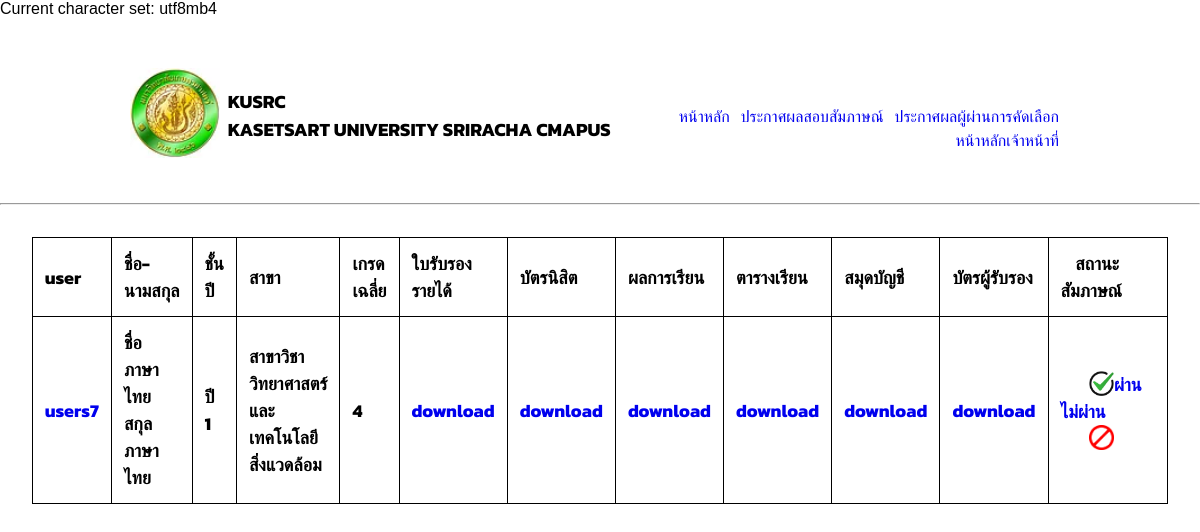
The app's page /staff/homestaff2.php?table=emergency (signed in) with its own data.
### tables this page shows
CREATE TABLE `emergency` (
  `id` int(11) NOT NULL,
  `user` varchar(405) DEFAULT NULL,
  `parent_path` varchar(405) DEFAULT NULL,
  `nisitidcard_path` varchar(405) DEFAULT NULL,
  `gpa_path` varchar(405) DEFAULT NULL,
  `study_path` varchar(405) DEFAULT NULL,
  `bank_path` varchar(400) DEFAULT NULL,
  `parentid_path` varchar(400) DEFAULT NULL,
  `time` varchar(405) DEFAULT NULL,
  `unix` varchar(45) DEFAULT NULL,
  `keep` varchar(4500) DEFAULT NULL,
  `status` varchar(45) DEFAULT NULL,
  `status2` varchar(500) DEFAULT NULL,
  `status3` varchar(500) DEFAULT NULL,
  `status4` varchar(500) DEFAULT NULL
);

CREATE TABLE `nisit` (
  `id` int(11) NOT NULL,
  `user` varchar(45) DEFAULT NULL,
  `pass` varchar(45) DEFAULT NULL,
  `name` varchar(45) DEFAULT NULL,
  `tel` varchar(45) DEFAULT NULL,
  `status` varchar(45) DEFAULT NULL,
  `thainame` varchar(45) DEFAULT NULL,
  `thaisurname` varchar(45) DEFAULT NULL,
  `engname` varchar(45) DEFAULT NULL,
  `engsurname` varchar(45) DEFAULT NULL,
  `nisitid` varchar(45) DEFAULT NULL,
  `year` varchar(45) DEFAULT NULL,
  `sec` varchar(45) DEFAULT NULL,
  `email` varchar(45) DEFAULT NULL,
  `line` varchar(45) DEFAULT NULL,
  `thaiprename` varchar(45) DEFAULT NULL,
  `engprename` varchar(45) DEFAULT NULL,
  `keep` varchar(5000) DEFAULT NULL
);

### Staff/homeStaff2.php (the view, shortened to what this page needs)
<!DOCTYPE html>
<html lang="en">
<?php
include "../connectDb.php";
include "../Nisit/resource/navIndex.php";
$table = 'tunasup';
if ($_REQUEST['table']) {
    $table = $_REQUEST['table'];
} else {
    header("Location: http://localhost/intern/Staff");
}
?>
<head>
    <link rel="stylesheet" href="http:\\localhost\Intern\Nisit\resource\css.css">
    <link rel="stylesheet" type="text/css" href="https://cdn.datatables.net/1.11.3/css/jquery.dataTables.css">
</head>
<body>
    <div>
        <br>
        <hr>
        <br>
        <table id="myTable" class="display" style="width:90%;text-align:center;margin-left:auto;margin-right:auto;  border-collapse: collapse;  border: 1px solid black; ">
            <?php
            if ($table == 'tunasup') {
                echo ('
                <tr>
                    <th>user</th>
                    <th>ชื่อ-นามสกุล</th>
                    <th>ชั้นปี</th>
                    <th>สาขา</th>
                    <th>เกรดเฉลี่ย</th>
                    <th>ทฉ.2</th>
                    <th>บัตรนิสิต</th>
                    <th>ผลการเรียน</th>
                    <th>สมุดบัญชี</th>
                    <th>บัตรผู้รับรอง</th>
                    <th>&nbsp;&nbsp;&nbsp;&nbsp;&nbsp;สถานะสัมภาษณ์&nbsp;&nbsp;&nbsp;&nbsp;</th>
                </tr>');
            } elseif ($table == 'emergency') {
                echo ('
                <tr>
                    <th>user</th>
                    <th>ชื่อ-นามสกุล</th>
                    <th>ชั้นปี</th>
                    <th>สาขา</th>
                    <th>เกรดเฉลี่ย</th>
                    <th>ใบรับรองรายได้</th>
                    <th>บัตรนิสิต</th>
                    <th>ผลการเรียน</th>
                    <th>ตารางเรียน</th>
                    <th>สมุดบัญชี</th>
                    <th>บัตรผู้รับรอง</th>
                    <th>&nbsp;&nbsp;&nbsp;&nbsp;สถานะสัมภาษณ์&nbsp;&nbsp;&nbsp;&nbsp;&nbsp;&nbsp;&nbsp;&nbsp;&nbsp;</th>
                </tr>
                ');
            }
            $sql = "SELECT * FROM $table where (status = 'true' and (status2 IS NULL or status2 = '' )) and (status4 IS NULL ) order by user ";
            $result = $conn->query($sql);
            while ($row = $result->fetch_assoc()) {
                echo "<tr>";
                if ($table == 'work') {
                    echo "<th><a href='http://localhost/Intern/staff/clocktimestatus.php'>" . $row['user'] . "</a></th>";
                    $user = $row['user'];
                    $Dsql = "SELECT * FROM nisit where user = '$user' ";
                    $resultUser = $conn->query($Dsql);
                    $Fuser = $resultUser->fetch_assoc();
                    if ($Fuser['thainame']) {
                        echo "<th>" . $Fuser['thainame'] . "</th>";
                    } else {
                        echo ("<th>รอข้อมูล</th>");
                    }
                    if ($Fuser['year']) {
                        echo "<th>" . $Fuser['year'] . "</th>";
                    } else {
                        echo ("<th>รอข้อมูล</th>");
                    }
                    if ($Fuser['sec']) {
                        echo "<th>" . $Fuser['sec'] . "</th>";
                    } else {
                        echo ("<th>รอข้อมูล</th>");
                    }
                    $regis = explode("|", $Fuser['keep']);
                    if ($regis[15]) {
                        echo ('<th>' . $regis[15] . '</th>');
                    } else {
                        echo ('<th>รอข้อมูล</th>');
                    }
                    echo "<th><a href='http://localhost/Intern/staff/download.php?file_name=" . $row['nisitidcard_path'] . "'>download</a></th>";
                    echo "<th><a href='http://localhost/Intern/staff/download.php?file_name=" . $row['gpa_path'] . "'>download</a></th>";
                    echo "<th><a href='http://localhost/Intern/staff/download.php?file_name=" . $row['study_path'] . "'>download</a></th>";
                    echo "<th><a href='http://localhost/Intern/staff/download.php?file_name=" . $row['bank_path'] . "'>download</a></th>";
                    if ($row['teachername']) {
                        echo "<th>" . $row['teachername'] . "</th>";
                    } else {
                        echo ("<th>ยังไม่แนบไฟลประเมิน</th>");
                    }
                    echo "<th><a href='http://localhost/Intern/staff/download.php?file_name=" . $row['evaluatepath'] . "'>download</a></th>";
                    echo "<th><a href='http://localhost/Intern/staff/download.php?file_name=" . $row['moneypath'] . "'>download</a></th>";
                    if ($row['status5'] && $row['status6']) {
                        echo ("<th>ผ่านการประเมินและมีผลการเบิกเงิน</th>");
                    } elseif ($row['status5']) {
                        echo ("<th>ขาดผลการเบิก</th>");
                    } else {
                        echo ("<th>รอการประเมิน</th>");
                    }
                    if ($row['status2']) {
                        echo "<th> <a href='http://localhost/Intern/staff/updateStats.php?id=" . $row['id'] . "&where=homeStaff2&which=status2&tunname=work&stats=false&table=" . $table . "'>สอบสัมภาษณ์ <img class='centerimages' src='http://localhost/Intern/Nisit/resource/yes.png'  width='25' height='25'></a></th>";
                    } else {
                        echo "
                        <th>
                            <a href='http://localhost/Intern/staff/updateStats.php?id=" . $row['id'] . "&where=homeStaff2&which=status2&tunname=work&stats=true&table=" . $table . "'>
                                ผ่าน
                                <img class='centerimages' src='http://localhost/Intern/Nisit/resource/yes.png'  width='20' height='20'>
                            </a>
                            <br>
                            <a href='http://localhost/Intern/staff/updateStats.php?id=" . $row['id'] . "&where=homeStaff2&which=status4&tunname=work&stats=true&table=" . $table . "'>
                                ไม่ผ่าน
                                <img class='centerimages' src='http://localhost/Intern/Nisit/resource/no.png'   width='20' height='20'>
                            </a>
                        </th>";
                    }
                } elseif ($table == 'emergency') {
                    echo "<th><a href='http://localhost/Intern/show.php?tunname=tunasup&id= " . $row['id'] . " &user=" . $row['user'] . "&time=" . $row['time'] . "'>" . $row['user'] . "</a></th>";
                    $user = $row['user'];
                    $Dsql = "SELECT * FROM nisit where user = '$user' ";
                    $resultUser = $conn->query($Dsql);
                    $Fuser = $resultUser->fetch_assoc();
                    echo ('<th>' . $Fuser['thainame'] . " " . $Fuser['thaisurname'] . '</th>');
                    echo ('<th>' . $Fuser['year'] . '</th>');
                    echo ('<th>' . $Fuser['sec'] . '</th>');
                    $regis = explode("|", $Fuser['keep']);
                    if ($regis[15]) {
                        echo ('<th>' . $regis[15] . '</th>');
                    } else {
                        echo ('<th>รอข้อมูล</th>');
                    }
                    echo "<th><a href='http://localhost/Intern/staff/download.php?file_name=" . $row['parent_path'] . "'>download</a></th>";
                    echo "<th><a href='http://localhost/Intern/staff/download.php?file_name=" . $row['nisitidcard_path'] . "'>download</a></th>";
                    echo "<th><a href='http://localhost/Intern/staff/download.php?file_name=" . $row['gpa_path'] . "'>download</a></th>";
                    echo "<th><a href='http://localhost/Intern/staff/download.php?file_name=" . $row['study_path'] . "'>download</a></th>";
                    echo "<th><a href='http://localhost/Intern/staff/download.php?file_name=" . $row['bank_path'] . "'>download</a></th>";
                    echo "<th><a href='http://localhost/Intern/staff/download.php?file_name=" . $row['parentid_path'] . "'>download</a></th>";
                    if ($row['status2']) {
                        echo "<th> <a href='http://localhost/Intern/staff/updateStats.php?id=" . $row['id'] . "&where=homeStaff2&which=status2&tunname=emergency&stats=false&table=" . $table . "'>สอบสัมภาษณ์<img class='centerimages' src='http://localhost/Intern/Nisit/resource/yes.png'  width='25' height='25'></a></th>";
                    } else {
                        echo "
                        <th>
                            <a href='http://localhost/Intern/staff/updateStats.php?id=" . $row['id'] . "&where=homeStaff2&which=status2&tunname=emergency&stats=true&table=" . $table . "'>
                                ผ่าน
                                <img class='centerimages' src='http://localhost/Intern/Nisit/resource/yes.png'  width='25' height='25'>
                            </a>
                            <br>
                            <a href='http://localhost/Intern/staff/updateStats.php?id=" . $row['id'] . "&where=homeStaff2&which=status4&tunname=emergency&stats=true&table=" . $table . "'>
                                ไม่ผ่าน
                                <img class='centerimages' src='http://localhost/Intern/Nisit/resource/no.png'   width='25' height='25'>
                            </a>
                        </th>";
                    }
                }
                echo "</tr>";
            }
            ?>
        </table>
    </div>
</body>
</html>

### Nisit/resource/css.css (style rules this page uses)
#myTable { border-collapse: collapse; width: 100%; border: 1px solid #ddd; font-size: 18px; }
#myTable th, #myTable td { text-align: left; padding: 12px; }
#myTable tr { border-bottom: 1px solid #ddd; }
* { font-family: 'Kanit', sans-serif; }
table, th, td { border: 1px solid black !important; }
th { cursor: pointer !important; }
* { box-sizing: border-box; }
body { font-family: Arial, Helvetica, sans-serif; }
hr { color: black; }
body, html { height: 100% !important; margin: 0 !important; background-color: white; }

### Nisit/resource/navIndex.php (style rules this page uses)
img { float: left; }
a { text-decoration: none !important; }

### Staff/homeStaff2.php (style rules this page uses)
.centerimages { margin-left: 30%; margin-right: auto; }

### records on screen
emergency: user "users7", nisit.thainame "ชื่อ ภาษาไทย", nisit.thaisurname "สกุล ภาษาไทย", nisit.year "ปี 1", nisit.sec "สาขาวิชาวิทยาศาสตร์และเทคโนโลยีสิ่งแวดล้อม", regis "4"

### other values on screen
$conn->character_set_name() "utf8mb4"
